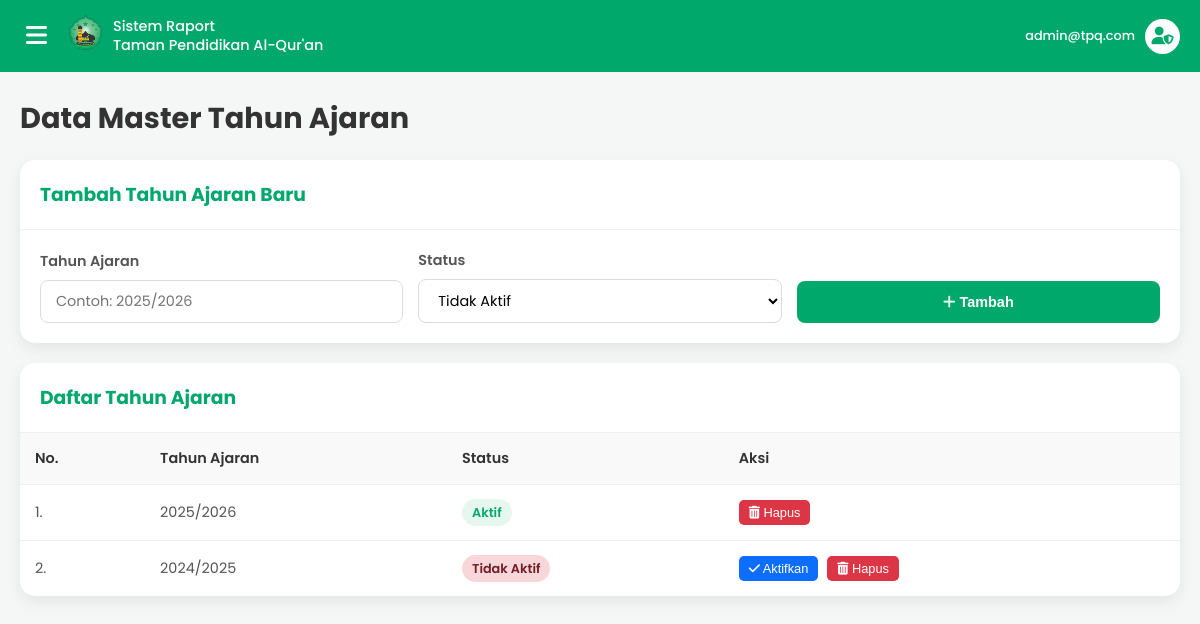
The app's page /admin/data_master/tahun_ajaran.php (signed in) with its own data.
### tables this page shows
CREATE TABLE `tahun_ajaran` (
  `id` int(11) NOT NULL,
  `tahun_ajaran` varchar(20) NOT NULL,
  `status` enum('aktif','tidak aktif') NOT NULL DEFAULT 'tidak aktif'
);

### admin/data_master/tahun_ajaran.php (the view, shortened to what this page needs)
<?php
require '../../koneksi.php';
$sql = "SELECT id, tahun_ajaran, status FROM tahun_ajaran ORDER BY tahun_ajaran DESC";
$result = $koneksi->query($sql);
$data_tahun_ajaran = [];
if ($result->num_rows > 0) {
    while($row = $result->fetch_assoc()) {
        $data_tahun_ajaran[] = $row;
    }
}
?>
<!DOCTYPE html>
<html lang="id">
<head>
    <link rel="stylesheet" href="https://cdnjs.cloudflare.com/ajax/libs/font-awesome/6.5.1/css/all.min.css">
</head>
<body>
    <div class="main-content">
        <header class="header">
             <div class="header-left">
                <button class="hamburger-btn" id="hamburger-btn">
                    <i class="fas fa-bars"></i>
                </button>
                <div class="header-logo">
                    <img src="../../img/logo1.png" alt="Logo">
                </div>
                <div class="header-title">
                    Sistem Raport<br>Taman Pendidikan Al-Qur'an
                </div>
            </div>
            <div class="header-right">
                <a href="#" class="user-profile">
                    <div class="user-info">
                        <span><?php echo htmlspecialchars($_SESSION['email']); ?></span>
                    </div>
                    <div class="icon-wrapper">
                        <i class="fas fa-user-shield"></i>
                    </div>
                </a>
            </div>
        </header>
        <main class="dashboard-area">
            <h1>Data Master Tahun Ajaran</h1>
            <div class="card">
                <div class="card-header">
                    <h3>Tambah Tahun Ajaran Baru</h3>
                </div>
                <div class="card-body">
                    <form action="tahun_ajaran.php" method="POST" class="form-tambah">
                        <div class="form-group">
                            <label for="tahun_ajaran">Tahun Ajaran</label>
                            <input type="text" id="tahun_ajaran" name="tahun_ajaran" placeholder="Contoh: 2025/2026" required>
                        </div>
                        <div class="form-group">
                            <label for="status">Status</label>
                            <select id="status" name="status">
                                <option value="tidak aktif">Tidak Aktif</option>
                            </select>
                        </div>
                        <button type="submit" name="tambah_tahun" class="btn-tambah"><i class="fas fa-plus"></i> Tambah</button>
                    </form>
                </div>
            </div>
            <div class="card card-table">
                <div class="card-header">
                    <h3>Daftar Tahun Ajaran</h3>
                </div>
                <div class="card-body-table">
                    <table class="data-table">
                        <thead>
                            <tr>
                                <th>No.</th>
                                <th>Tahun Ajaran</th>
                                <th>Status</th>
                                <th>Aksi</th>
                            </tr>
                        </thead>
                        <tbody>
                            <?php if (empty($data_tahun_ajaran)): ?>
                                <tr>
                                    <td colspan="4" class="no-data">
                                        Belum ada data tahun ajaran.
                                    </td>
                                </tr>
                            <?php else: ?>
                                <?php $no = 1; foreach ($data_tahun_ajaran as $ta): ?>
                                <tr>
                                    <td><?php echo $no++; ?>.</td>
                                    <td><?php echo htmlspecialchars($ta['tahun_ajaran']); ?></td>
                                    <td>
                                        <?php if ($ta['status'] == 'aktif'): ?>
                                            <span class="status status-aktif">Aktif</span>
                                        <?php else: ?>
                                            <span class="status status-tidak-aktif">Tidak Aktif</span>
                                        <?php endif; ?>
                                    </td>
                                    <td>
                                        <form action="tahun_ajaran.php" method="POST" style="display: inline-block;">
                                            <?php if ($ta['status'] == 'tidak aktif'): ?>
                                                <button type="submit" name="aktifkan_tahun" class="btn-aksi btn-aktifkan"><i class="fas fa-check"></i> Aktifkan</button>
                                            <?php endif; ?>
                                            <button type="submit" name="hapus_tahun" class="btn-aksi btn-hapus" onclick="return confirm('Apakah Anda yakin ingin menghapus tahun ajaran ini?');"><i class="fas fa-trash-alt"></i> Hapus</button>
                                        </form>
                                    </td>
                                </tr>
                                <?php endforeach; ?>
                            <?php endif; ?>
                        </tbody>
                    </table>
                </div>
            </div>
        </main>
    </div>
</body>
</html>

### admin/data_master/tahun_ajaran.php (style rules this page uses)
:root { --warna-hijau: #00a86b; --warna-hijau-muda: #e6f7f0; --warna-latar: #f4f7f6; --warna-teks: #333333; --warna-teks-abu: #555; --lebar-sidebar: 280px; }
body, html { margin: 0; padding: 0; font-family: 'Poppins', sans-serif; background-color: var(--warna-latar); box-sizing: border-box; }
*, *:before, *:after { box-sizing: inherit; }
.main-content { width: 100%; min-height: 100vh; }
.header { display: flex; align-items: center; justify-content: space-between; padding: 15px 20px; background-color: var(--warna-hijau); color: white; }
.header-left { display: flex; align-items: center; }
.hamburger-btn { font-size: 1.5rem; background: none; border: none; color: white; cursor: pointer; margin-right: 15px; }
.header-logo img { width: 35px; height: 35px; border-radius: 50%; object-fit: cover; margin-right: 10px; }
.header-title { font-size: 0.9rem; font-weight: 500; line-height: 1.3; }
.header-right .user-profile { display: flex; align-items: center; text-align: right; text-decoration: none; color: white; }
.user-profile .user-info { display: flex; flex-direction: column; }
.user-profile span { font-size: 0.8rem; font-weight: 500; }
.user-profile .icon-wrapper { background-color: white; color: var(--warna-hijau); border-radius: 50%; width: 35px; height: 35px; display: flex; align-items: center; justify-content: center; margin-left: 10px; font-size: 1.1rem; }
.dashboard-area { padding: 25px 20px; }
.dashboard-area h1 { color: var(--warna-teks); font-size: 1.8rem; margin-top: 0; margin-bottom: 20px; }
.card { background-color: white; border-radius: 15px; box-shadow: 0 6px 15px rgba(0, 0, 0, 0.07); margin-bottom: 20px; }
.card-header { padding: 20px; border-bottom: 1px solid #f0f0f0; }
.card-header h3 { margin: 0; color: var(--warna-hijau); }
.card-body { padding: 20px; }
.form-tambah { display: grid; grid-template-columns: 1fr 1fr 1fr; gap: 15px; align-items: flex-end; }
.form-group { display: flex; flex-direction: column; }
.form-group label { font-weight: 600; color: var(--warna-teks-abu); font-size: 0.9rem; margin-bottom: 8px; }
.form-group input, .form-group select { padding: 10px 15px; font-family: 'Poppins', sans-serif; font-size: 0.9rem; border: 1px solid #ddd; border-radius: 8px; background-color: white; }
.btn-tambah { background-color: var(--warna-hijau); color: white; text-decoration: none; padding: 10px 15px; border-radius: 8px; font-weight: 600; font-size: 0.9rem; transition: background-color 0.3s; border: none; cursor: pointer; height: 42px; }
.card-table { overflow: hidden; }
.card-body-table { padding: 0; overflow-x: auto; }
.data-table { width: 100%; border-collapse: collapse; font-size: 0.9rem; }
.data-table th, .data-table td { padding: 15px; text-align: left; border-bottom: 1px solid #f0f0f0; color: var(--warna-teks-abu); white-space: nowrap; }
.data-table th { background-color: #f9f9f9; color: var(--warna-teks); font-weight: 600; }
.data-table tbody tr:last-child td { border-bottom: none; }
.status { padding: 5px 10px; border-radius: 20px; font-weight: 600; font-size: 0.8rem; }
.status-aktif { background-color: var(--warna-hijau-muda); color: var(--warna-hijau); }
.status-tidak-aktif { background-color: #f8d7da; color: #721c24; }
.btn-aksi { text-decoration: none; padding: 5px 10px; border-radius: 5px; color: white; font-weight: 500; font-size: 0.8rem; margin-right: 5px; border: none; cursor: pointer; }
.btn-aktifkan { background-color: #0d6efd; }
.btn-hapus { background-color: #dc3545; }

### records on screen
tahun_ajaran: tahun_ajaran "2025/2026", status "Aktif"
tahun_ajaran: tahun_ajaran "2024/2025", status "Tidak Aktif"

### other values on screen
$_SESSION['email'] "admin@tpq.com"
